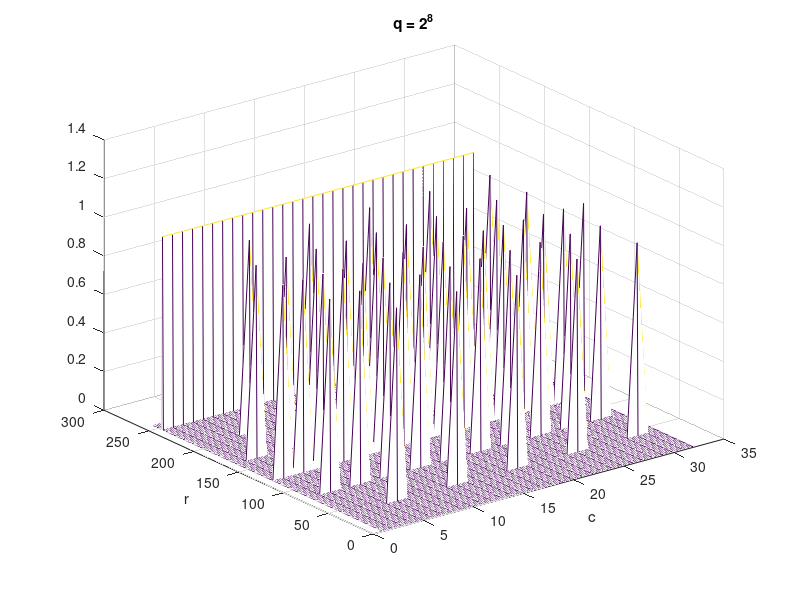

MATLAB code to generate this figure:

%======= Cleaning ==========
close all; clear; clc;
%===========================


function sum_y = probFunc(a, r, k, q, c)

  b = [(-k/r):q-k-1];
  q = length(b);
  prob_y = exp( (2*pi*i / q) * c * r * b );
  sum_y = (abs(sum(prob_y)));
  sum_y = sum_y^2;
  sum_y = sum_y / (q^2);

end



%======= Parameters ========

q = 2^8;

vec_c = [1:2^5];

vec_r = [1:q];

k = 10;

%===========================

a = [0:q-1];

z = zeros( length(vec_r), length(vec_c) );

for r = vec_r
  for c = vec_c
    z(r, c) = probFunc(a, r, k, q, c);
  end
end


mesh(z); 

%contour3(z), colorbar;


xlabel("c"); ylabel("r"); title("q = 2^8");


